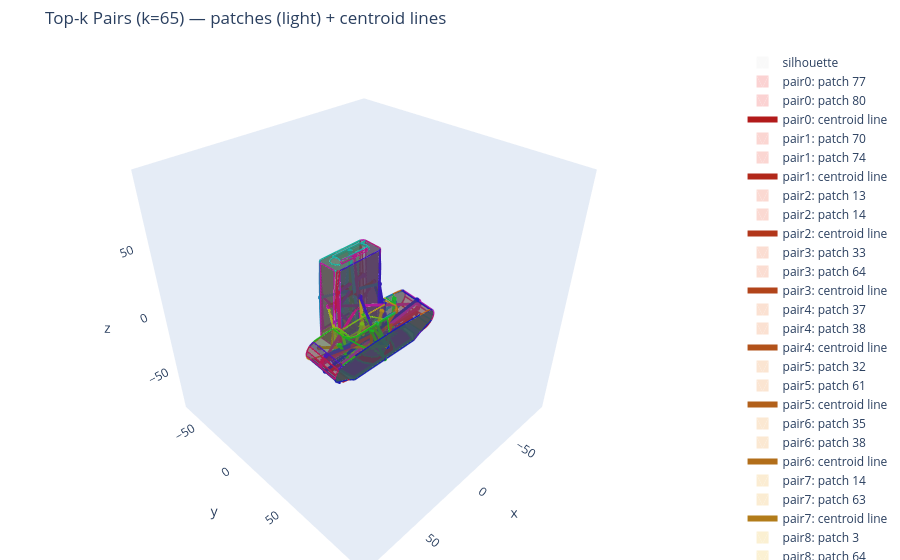

The notebook cell saved with this chart:
### Code cell
fig = gfv.visualize_pairs_centroid_lines(result, show=True)
# fig.write_html(f"./Grasping_Result/{name}_patch_pairs.html", include_plotlyjs="cdn", full_html=True)
